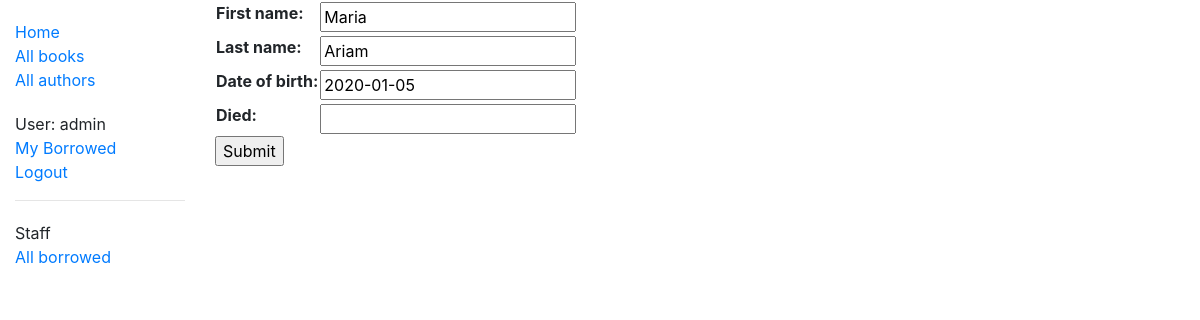
/catalog/author/2/update/ (signed in), run on an earlier commit of the app's database.
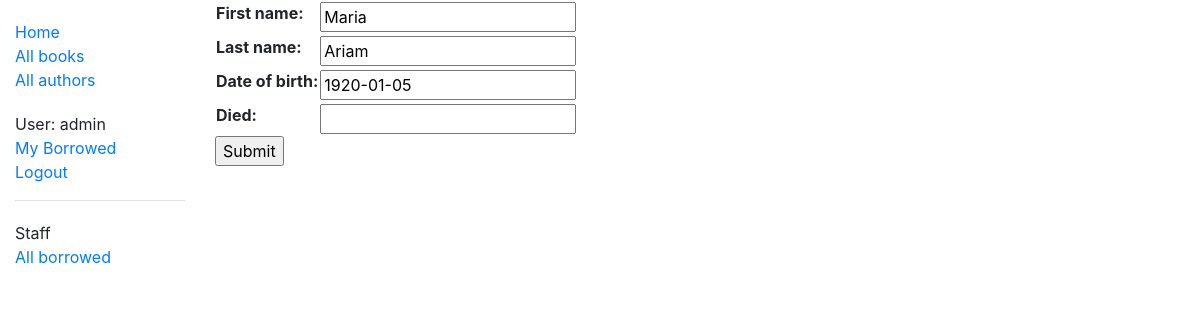
And on a later commit of the database.
### catalog/models.py (models this page shows, shortened)
class Author(models.Model):
    first_name = models.CharField(max_length=100)
    last_name = models.CharField(max_length=100)
    date_of_birth = models.DateField(null=True, blank=True)
    date_of_death = models.DateField('Died', null=True, blank=True)
    class Meta:
        ordering = ['last_name', 'first_name']

### catalog/views.py (the view)
# urls.py: path('author/<int:pk>/update/', views.AuthorUpdate.as_view(), name='author_update'),
class AuthorUpdate(PermissionRequiredMixin, UpdateView):
    model = Author
    fields = ['first_name', 'last_name', 'date_of_birth', 'date_of_death']
    permission_required = 'catalog.librarian'

### catalog/templates/catalog/author_form.html (shortened to what this page needs)
{% extends "base_generic.html" %}
{% block content %}
  <form action="" method="post">
    <table>
    {{ form.as_table }}
    </table>
    <input type="submit" value="Submit">
  </form>
{% endblock %}

What changed in the data, as far as the page shows it:
changed Author "Maria": date_of_birth "2020-01-05" → "1920-01-05"
